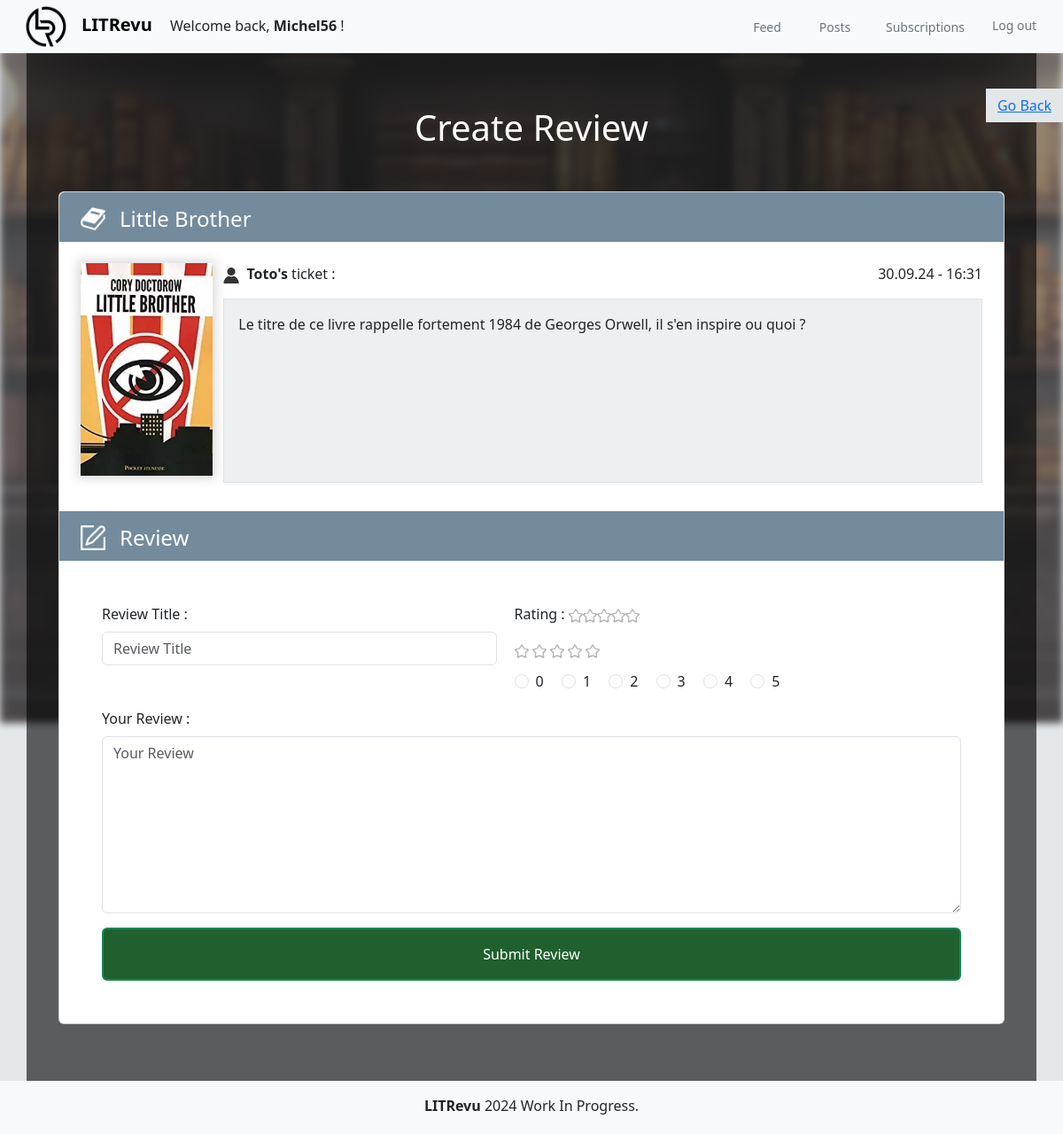
The app's page /reviews/create/16/ (signed in) with its own data.
### users/models.py (models this page shows)
class CustomUser(AbstractUser):
    objects = UserManager()
    def __str__(self):
        return self.username

### feed/models.py (models this page shows, shortened)
class Ticket(models.Model):
    title = models.fields.CharField(max_length=128)
    description = models.fields.TextField(max_length=2048, blank=False)
    user = models.ForeignKey(
        settings.AUTH_USER_MODEL, on_delete=models.CASCADE)
    image = models.ImageField(null=False, blank=False, upload_to='tickets/')
    time_created = models.DateTimeField(auto_now_add=True)

### feed/views.py (the view, shortened to what this page needs)
# urls.py: path("reviews/create/<int:ticket_id>/", ReviewCreateView.as_view(), name="review-create"),
class ReviewCreateView(LoginRequiredMixin, CreateView):
    model = Review
    form_class = ReviewForm
    template_name = "feed/review_create.html"
    success_url = reverse_lazy("posts")
    def get_context_data(self, **kwargs):
        context = super().get_context_data(**kwargs)
        context['ticket'] = get_object_or_404(Ticket, pk=self.kwargs.get('ticket_id'))
        context['previous_url'] = self.request.META.get('HTTP_REFERER', None)
        context['page'] = "review-response"
        return context

### feed/forms.py
class ReviewForm(forms.ModelForm):
    class Meta:
        model = Review
        fields = ['headline', 'rating', 'body']

### feed/templates/feed/review_create.html (shortened to what this page needs)
{% extends 'base.html' %}
{% block content %}
<section class="min-vh-100">
	<h1 class="text-white text-center mt-5 pb-3">Create Review</h1>
    {% include 'feed/back_button_snippet.html' %}
    <div class="container mt-0">
        <section class="py-3">
                {% include 'feed/review_response_form_snippet.html' %}
            </div>
{% endblock %}

### templates/base.html (shortened to what this page needs)
{% load static %}
<!DOCTYPE html>
<html lang="fr">
<head>
    <link href="https://cdn.jsdelivr.net/npm/bootstrap@5.3.0-alpha1/dist/css/bootstrap.min.css" rel="stylesheet">
	<link rel="stylesheet" href="{% static 'style.css' %}">
</head>
<body>
	{% if not hide_navbar %}
    <nav class="navbar navbar-expand-lg navbar-light bg-light fixed-top">
        <div class="container-fluid">
			<div class="">
				<a class="navbar-brand" href="#" title="LITRevu Logo"><img src="{% static 'logo1_b.png' %}" alt="LITRevu Logo" class="navbar-logo px-3" style="max-width: 80px"></img><strong>LITRevu</strong></a>
				Welcome back,&nbsp;<strong>{{ request.user.username }}</strong>&nbsp;!
			</div>
            <div class="collapse navbar-collapse" id="navbarNav">
                <ul class="navbar-nav ms-auto">
                    <li class="nav-item">
                        <a class="nav-link" href="{% url 'feed' %}">
							<button class="navbar_btn" type="button" style="width: 50px;" title="{{ request.user.username }}'s feed">Feed</button>
						</a>
                    </li>
                    <li class="nav-item">
                        <a class="nav-link" href="{% url 'posts' %}">
							<button class="navbar_btn" type="button" style="width: 55px;" title="{{ request.user.username }}'s posts">Posts</button>
						</a>
                    </li>
                    <li class="nav-item">
                        <a class="nav-link" href="{% url 'subscriptions' %}">
							<button class="navbar_btn" type="button" style="width: 100px;" title="{{ request.user.username }}'s subscriptions">Subscriptions</button>
						</a>
                    </li>
                    <li class="nav-item">
						<form method="POST" action="{% url 'logout' %}">
							<button type="submit" class="navbar_btn" style="width: 70px; margin-top: 7px;" title="disconnect {{ request.user.username }}">Log out</button>
						</form>
                    </li>
                </ul>
            </div>
        </div>
    </nav>
	<div class="container mt-5 p-4 main-container">
	{% else %}
	<div class="background1"></div>
	<div class="block m-5 p-5 empty_margin"></div>
	<div class="container mt-5 mb-5 pt-5">
	{% endif %}
        <main>
            {% block content %}{% endblock %}
	{% if hide_navbar %}
    <footer class="footer text-center pt-3 pb-1 bg-light fixed-bottom">
	{% else %}
	<footer class="footer text-center pt-3 pb-1 mt-auto bg-light">
	{% endif %}
        <div class="container">
            <p>
                <strong>LITRevu</strong> 2024 Work In Progress.
            </p>
        </div>
    </footer>
</body>
</html>

### feed/templates/feed/review_response_form_snippet.html (shortened to what this page needs)
	<div class="card mb-4">
		<div class="d-flex px-4 rounded-top bg-card-title">
			<div class="mt-3">
				{% load static %}
				<img src="{% static 'book.png' %}" alt="{{ ticket.user }}" class="img-fluid me-3" style="width:28px;height:28px;">
			</div>
			<h2 class="h4 py-2 mt-2" style="height:40px;">{{ ticket.title }}</h2>
		</div>
		<div class="d-flex p-4 flex-column flex-md-row">
			{% if ticket.image %}
				<img src="{{ticket.image.url }}" alt="{{ ticket.title }}" class="img-fluid mb-3 book-cover" style="width:150px;height:240px;">
			{% endif %}
			<div class="d-block h-200" style="width:15px"></div>
			<div class="d-flex flex-column w-100 text-start responsive-content">
				<div class="d-flex flex-row justify-content-between">
					<div>
						<img src="{% static 'user.png' %}" alt="{{ ticket.user }}" class="img-fluid me-1" style="width:18px;height:18px;">
						<strong>
						{% if ticket.user == user %}
							Your
						{% else %}
							{{ ticket.user.username }}'s
						{% endif %}
						</strong>
						ticket :
					</div>
					<p class="text-end">{{ ticket.time_created|date:"d.m.y - H:i" }}</p>
				</div>
				<div class="flex-grow-1 p-3 border text-justify inner-content mb-2">{{ ticket.description|linebreaksbr }}</div>
			</div>
		</div>
		<form method="post">
			<div class="d-flex px-4 bg-card-title">
				<div class="mt-3">
					<img src="{% static 'review.png' %}" alt="Review icon" class="img-fluid me-3" style="width:28px;height:28px;">
				</div>
				<h2 class="h4 py-2 mt-2" style="height:40px;">Review</h2>
			</div>
			<div class="p-5">
				<div class="d-flex flex-column flex-md-row">
					<div class="mb-3 text-start flex-grow-1">
						<label for="{{ form.headline.id_for_label }}" class="form-label text-start">Review Title :</label>
						<div class="input-group">
							<input id="{{ form.headline.id_for_label }}" class="form-control" type="text" placeholder="Review Title" name="{{ form.headline.name }}" value="{{ form.headline.value|default:'' }}" required>
						</div>
					</div>
					<div class="mobile-hidden" style="width:20px;"></div>
					<div class="mb-3 text-start flex-grow-1">
						<label class="form-label">Rating :</label>
						<form id="rating-form">
							<div class="star-rating">
								{% for i in "12345" %}
									<label for="rating-{{ i }}">
										<img src="{% static 'star_empty.png' %}" alt="Star {{ i }}" class="star" style="max-width: 16px" data-value="{{ i }}">
									</label>
								{% endfor %}
							</div>
						</form>
						<div class="rating py-2">
						{% for i in "12345" %}
							<img src="{% static 'star_empty.png' %}" alt="Empty Star Rating" class="" style="max-width: 16px"></img>
						{% endfor %}
						</div>
						<div>
							{% for i in "012345" %}
								<div class="form-check form-check-inline mt-1">
									<input class="form-check-input" type="radio" name="{{ form.rating.name }}" value="{{ i }}" id="id_rating_{{ i }}" {% if form.rating.value == i|add:0 %}checked{% endif %}>
									<label class="form-check-label" for="id_rating_{{ i }}">{{ i }}</label>
								</div>
							{% endfor %}
						</div>
					</div>
				</div>
				<div class="mb-3 text-start">
					<label for="{{ form.body.id_for_label }}" class="form-label">Your Review :</label>
					<textarea id="{{ form.body.id_for_label }}" class="form-control" style="height: 200px;" placeholder="Your Review" name="{{ form.body.name }}" required>{{ form.body.value|default:'' }}</textarea>
				</div>
				<div class="d-grid">
					<button type="submit" class="btn btn-success btn-block" style="height: 60px;">
					{% if page == "review-update" %}
						Submit Update
					{% else %}
						Submit Review
					{% endif %}
					</button>
				</div>
			</div>
		</form>
	</div>
</div>

### static/style.css (style rules this page uses)
body { background-color: #e3e7ea; }
.main-container { background-color: rgba(255, 255, 255, 0.6); background-color: rgba(0, 0, 0, 0.6); }
.bg-card-title { background-color: #748b9e; color: #ffffff; }
.btn-success { background-color: #1f602e; }
.btn-primary, .btn-danger, .btn-success { color: #ffffff; border-style: solid; border-width: 2px; }
nav, footer { box-shadow: 0px 0px 0px 0px #D8D8D8; }
.book-cover, .cover-preview { box-shadow: 0px 0px 12px 3px #D8D8D8; }
nav, footer { max-height: 60px; }
.navbar_btn { background: none; border: none; margin-right: 8px; color: rgba(108,117,125,1); font-size: 14px; text-align: center; }
.text-justify { text-align: justify; }
.inner-content { background-color: #edf0f2; }
.responsive-content { min-height:240px; }
.star-rating { display: inline-flex; }
.star { width: 16px; height: 16px; }

### records on screen
CustomUser: user.username "Michel56"
Ticket: title "Little Brother", image (picture), user.username "Toto", time_created "30.09.24 - 16:31", description "Le titre de ce livre rappelle fortement 1984 de Georges Orwell, il s'en inspire ou quoi ?"

### other values on screen
{{ i }} "0" "1" "2" "3" "4" "5"
